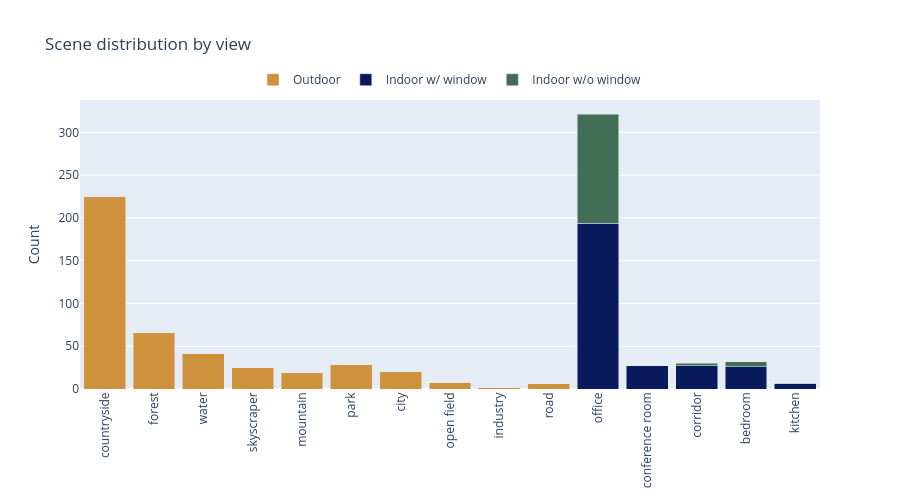

Notebook source saved alongside this figure:
### Code cell
# --- inputs / orders ---
custom_scene_order = [
    'countryside', 'forest', 'water', 'skyscraper', 'mountain',
    'park', 'city', 'open field', 'industry', 'road',
    'office', 'conference room', 'corridor', 'bedroom', 'kitchen'
]
view_order = ["Outdoor", "Indoor w/ window", "Indoor w/o window"]

# --- aggregate counts like your matplotlib code ---
combo_counts = (
    meta_df.groupby(['scene', 'view', 'lighting'])
           .size().reset_index(name='count')
           .sort_values('count', ascending=False)
)
agg_counts = combo_counts.groupby(['scene', 'view'], as_index=False)['count'].sum()

# keep only scenes present in data but respect your custom order
scenes_in_data = [s for s in custom_scene_order if s in agg_counts['scene'].unique()]

# build full grid scene×view so missing combos show as 0 (keeps stacking consistent)
full = pd.DataFrame(list(product(scenes_in_data, view_order)), columns=['scene','view'])
plot_df = (full.merge(agg_counts, on=['scene','view'], how='left')
                .fillna({'count': 0}))
plot_df['count'] = plot_df['count'].astype(int)

# --- plotly stacked bar with inside labels ---
fig = px.bar(
    plot_df,
    x='scene', y='count', color='view',
    category_orders={'scene': scenes_in_data, 'view': view_order},
    color_discrete_map=VIEW_COLORS,
    title="Scene distribution by view",
    # text_auto=True,
)

fig.update_layout(
    barmode='stack',
    xaxis_title=None,
    yaxis_title='Count',
    legend_title='',
    legend=dict(orientation='h', yanchor='bottom', y=1.02, xanchor='center', x=0.5),
    height=500,
    bargap=0.15
)

fig.update_xaxes(tickangle=270)

fig.show()

fig.write_html("../assets/plots/scene_distribution_by_view.html", include_plotlyjs="cdn", full_html=False)

### Figure 1 — Plotly figure (JSON) as saved in the notebook; plotly's stock layout.template omitted (floating-point values rounded to 4 significant figures)
{"data": [{"hovertemplate": "view=Outdoor<br>scene=%{x}<br>count=%{y}<extra></extra>", "legendgroup": "Outdoor", "marker": {"color": "#CD923B", "pattern": {"shape": ""}}, "name": "Outdoor", "orientation": "v", "showlegend": true, "textposition": "auto", "type": "bar", "x": ["countryside", "forest", "water", "skyscraper", "mountain", "park", "city", "open field", "industry", "road", "office", "conference room", "corridor", "bedroom", "kitchen"], "xaxis": "x", "y": [225, 66, 42, 25, 19, 29, 21, 8, 2, 6, 0, 0, 0, 0, 0], "yaxis": "y"}, {"hovertemplate": "view=Indoor w/ window<br>scene=%{x}<br>count=%{y}<extra></extra>", "legendgroup": "Indoor w/ window", "marker": {"color": "#081A5B", "pattern": {"shape": ""}}, "name": "Indoor w/ window", "orientation": "v", "showlegend": true, "textposition": "auto", "type": "bar", "x": ["countryside", "forest", "water", "skyscraper", "mountain", "park", "city", "open field", "industry", "road", "office", "conference room", "corridor", "bedroom", "kitchen"], "xaxis": "x", "y": [0, 0, 0, 0, 0, 0, 0, 0, 0, 0, 194, 27, 27, 26, 7], "yaxis": "y"}, {"hovertemplate": "view=Indoor w/o window<br>scene=%{x}<br>count=%{y}<extra></extra>", "legendgroup": "Indoor w/o window", "marker": {"color": "#426E56", "pattern": {"shape": ""}}, "name": "Indoor w/o window", "orientation": "v", "showlegend": true, "textposition": "auto", "type": "bar", "x": ["countryside", "forest", "water", "skyscraper", "mountain", "park", "city", "open field", "industry", "road", "office", "conference room", "corridor", "bedroom", "kitchen"], "xaxis": "x", "y": [0, 0, 0, 0, 0, 0, 0, 0, 0, 0, 127, 0, 3, 6, 0], "yaxis": "y"}], "layout": {"bargap": 0.15, "barmode": "stack", "height": 500, "legend": {"orientation": "h", "title": {"text": ""}, "tracegroupgap": 0, "x": 0.5, "xanchor": "center", "y": 1.02, "yanchor": "bottom"}, "title": {"text": "Scene distribution by view"}, "xaxis": {"anchor": "y", "categoryarray": ["countryside", "forest", "water", "skyscraper", "mountain", "park", "city", "open field", "industry", "road", "office", "conference room", "corridor", "bedroom", "kitchen"], "categoryorder": "array", "domain": [0, 1], "tickangle": -90, "title": {}}, "yaxis": {"anchor": "x", "domain": [0, 1], "title": {"text": "Count"}}}}
